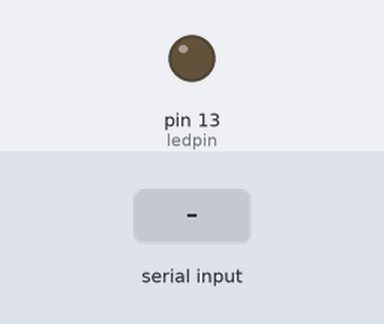
Bench run of a sketch on a simulated Arduino Uno, built with avr-gcc and run on an emulated ATmega328P. Parts: output pins drawn as LEDs (lit = HIGH). The test bench sets the inputs (shaded band).

Above: at 1.2 s.
1.3 s: "1" received over Serial
At 2.0 s:
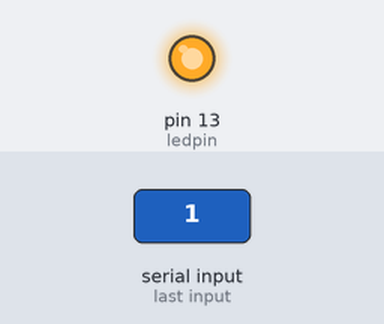
2.9 s: "0" received over Serial
At 4.4 s:
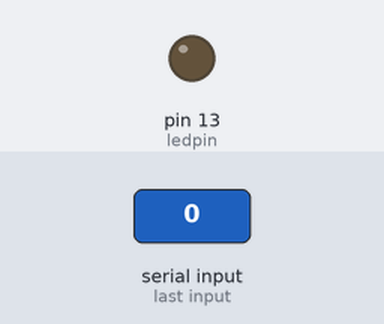
Timing chart, 0 to 5.9 s (numbered marks = the images above; inputs shaded):
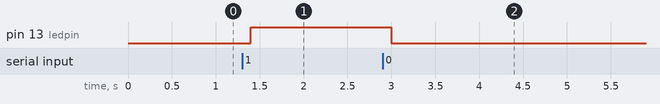

Measured:
- after the input at 1.3 s, pin 13 (ledpin): LOW → HIGH after 0.10 s
- after the input at 2.9 s, pin 13 (ledpin): HIGH → LOW after 0.10 s

The sketch:

btTest.ino
```cpp
char val;
int ledpin = 13;

// the setup function runs once when you press reset or power the board
void setup() {
  // initialize digital pin 13 as an output.
  pinMode(ledpin, OUTPUT);
  Serial.begin(9600);
}

// the loop function runs over and over again forever
void loop() {
  if (Serial.available() ) {
    val = Serial.read();
  }

  if (val == '1') {
    digitalWrite(13, HIGH);   // turn the LED on (HIGH is the voltage level)
  } else {
    digitalWrite(13, LOW);    // turn the LED off by making the voltage LOW
  }
  delay(100);
}
```
